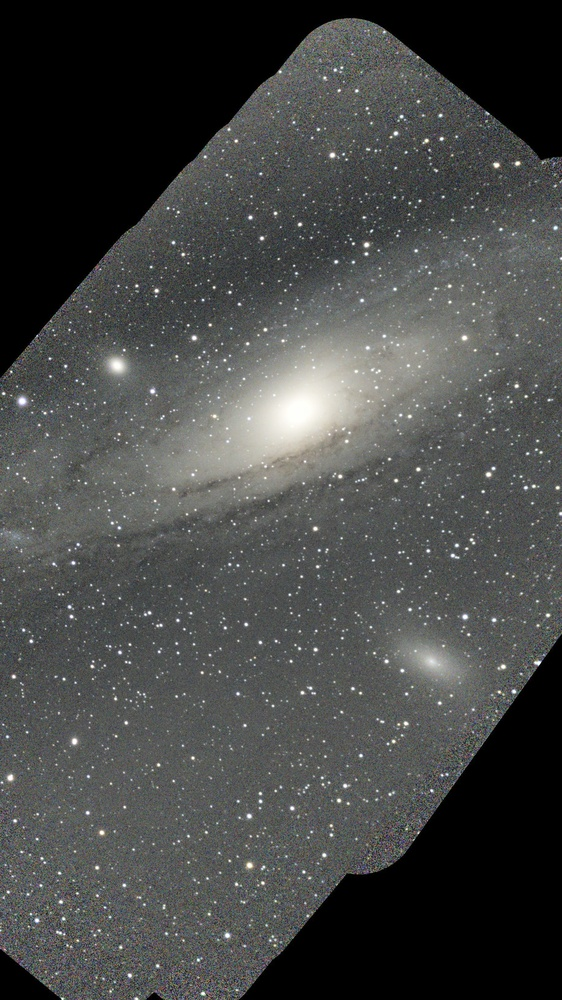
#> input picture review_candidates/Stacked_61_mosaic_M 31_10.0s_IRCUT_20251223-200629_cleaned.jpg, 562 x 1000 px, shrunk from 1836 x 3264 before the run
$ python -i astro_cleanup.py   (imports and definitions only)
#> lines starting #> are read from the running program, lines starting #| are printed output that depends on the picture
#> further down, picture is the input picture: PIL image 562x1000 RGB; mean R, G, B 70.8, 72.2, 70.8
#!/usr/bin/env python3
"""Conservatively color-correct and stretch Seestar JPEG stacks."""

from __future__ import annotations

import argparse
import csv
import hashlib
import json
import os
import re
import shutil
import sys
import uuid
from collections import Counter
from dataclasses import dataclass
from pathlib import Path

import numpy as np
from PIL import Image, ImageFilter


STACKED_NAME = re.compile(r"^Stacked_(\d+)_(.+)_([\d.]+)s_(LP|IRCUT)_(\d{8})-(\d{6})\.jpe?g$", re.IGNORECASE)
COLLECTOR_MANIFEST_NAME = "selected_jpegs.txt"
COLLECTOR_MANIFEST_HEADER = ["frames", "local_file", "source_file"]
CLEANUP_MANIFEST_NAME = "cleanup_manifest.json"


class CollectorManifestError(ValueError):
    """Raised when a collector manifest cannot be trusted."""


@dataclass(frozen=True)
class PreparedImage:
    source: Path
    frames: int
    object_name: str
    relative: Path
    finished: Path | None


# [76 lines left out: functions rgb_to_lab, lab_to_rgb, estimate_background, cleanup_array, not called in this run]


def reduce_chroma_noise(image: Image.Image, radius: float = 0.65) -> Image.Image:
#> called with radius = 0.65
    y, cb, cr = image.convert("YCbCr").split()
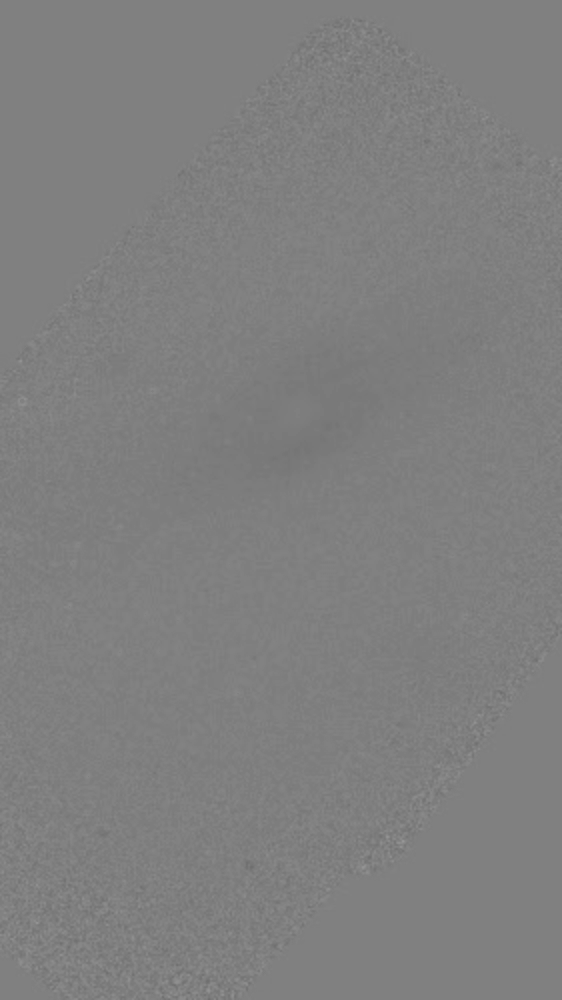
#> cb: PIL image 562x1000 L; min 111, max 151, mean 127.3
    cb = cb.filter(ImageFilter.GaussianBlur(radius=radius))
    cr = cr.filter(ImageFilter.GaussianBlur(radius=radius))
    return Image.merge("YCbCr", (y, cb, cr)).convert("RGB")


# [291 lines left out: functions process_file, is_within, collector_manifest_files, image_files, stack_info, find_finished_image and 6 more, not called in this run]


def prune_previous_outputs(outputs: list[Path]) -> None:
    for output in outputs:
        output.unlink(missing_ok=True)


# [100 lines left out: functions parse_args, main, not called in this run]


# [2 lines not run here, left out]

>>> from PIL import Image
>>> picture = Image.open('review_candidates/Stacked_61_mosaic_M 31_10.0s_IRCUT_20251223-200629_cleaned.jpg')
>>> result = reduce_chroma_noise(picture)
